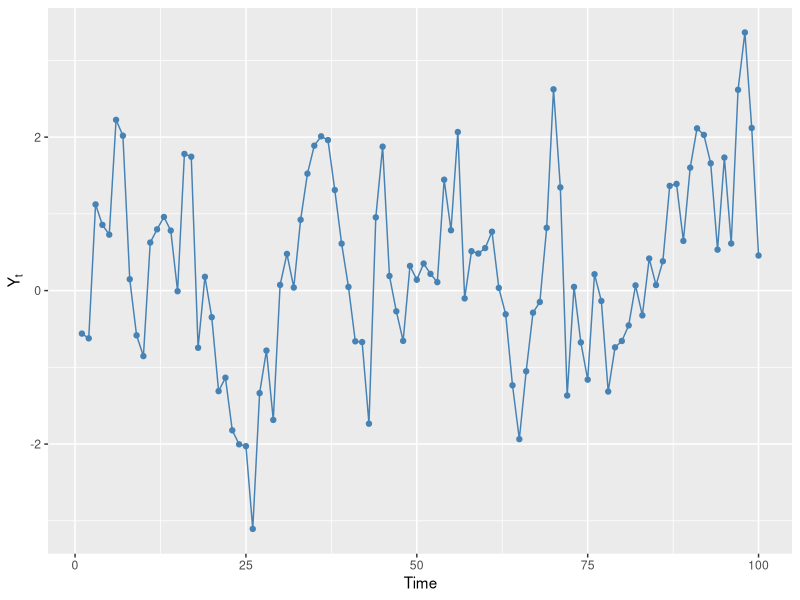

This chart was generated by the following R code:
## ---- chunk 1
# An example of if statement
x <- 10
if (x > 5) {
  print("x is greater than 5")
}
## ---- chunk 2
x <- 10
if (x > 5) print("x is greater than 5")
## ---- chunk 3
# An example of ifelse statement
x <- 10
ifelse(x > 5, "x is greater than 5", "x is less than or equal to 5")
## ---- chunk 4
# Another example of ifelse statement
x <- seq(0, 2, len=6)
ifelse(x <= 1, "small", "big")
## ---- chunk 5
# A nested example of ifelse statement
x <- c(-3, 2, 0, 5, -1, 4)
ifelse(x < 0, "negative", ifelse(x == 0, "zero", "positive"))
## ---- chunk 6
# An example of if...else statement to calculate median
x <- c(7, 2, 5, 10, 3)
n <- length(x)
x_sorted <- sort(x)
if (n %% 2 == 0) {
    median <- (x_sorted[n / 2] + x_sorted[(n / 2) + 1]) / 2
  } else {
    median <- x_sorted[(n + 1) / 2]
  }

median
## ---- chunk 7
# Load caschool.csv dataset
caschool <- read.csv("data/caschool.csv")
caschool$category <- NA  # Initialize a new column for category

# An example of if...else if...else statement to categorize schools based on test scores
for (i in 1:nrow(caschool)) {
  if (caschool$testscr[i] >= 700) {
    caschool$category[i] <- "Excellent"
  } else if (caschool$testscr[i] >= 675) {
    caschool$category[i] <- "Good"
  } else if (caschool$testscr[i] >= 650) {
    caschool$category[i] <- "Average"
  } else {
    caschool$category[i] <- "Below Average"
  }
}

# Display the first few rows of the updated dataset
head(caschool[, c("testscr", "category")])
## ---- chunk 8
# An example of switch statement
central <- function(y, measure) {
  switch(measure,
         Mean = ,
         mean = mean(y),
         median = median(y),
         geometric = if (any(y <= 0)) NULL else prod(y)^(1/length(y)),
         "Invalid measure")
}

y = rnorm(100) # A random sample of 100 normal variables
central(y, "mean") # Calculate mean
central(y, "Mean") # Calculate mean
central(y, "Median") # Calculate median
central(y, "geometric") # Calculate geometric mean
central(y, "mode") # Invalid measure
## ---- chunk 9
# An example of for loop to simulate AR(1) model
set.seed(123)  # For reproducibility
T <- 100
phi <- 0.7
sigma <- 1
Y <- numeric(T)  # Initialize a vector to store the time series
epsilon <- rnorm(T, mean = 0, sd = sigma)  # Generate white noise
Y[1] <- epsilon[1]  # Set the first value

for (t in 2:T) {
  Y[t] <- phi * Y[t - 1] + epsilon[t]
}

# Convert to a dataframe
df <- data.frame(Time = seq_along(Y), Y = Y)

# Display the first few values of the simulated time series
head(df)
## ---- chunk 10
#| fig-cap: "The simulated AR(1) process"
#| fig-width: 5
#| fig-height: 3
#| label: fig-chapter3-f2
#| warning: false
# The plot of the simulated time series using ggplot2

library(ggplot2)

# Convert to data frame for ggplot
df <- data.frame(Time = seq_along(Y), Y = Y)

# Plot
ggplot(df, aes(x = Time, y = Y)) +
  geom_line(color = "steelblue") +
  geom_point(color = "steelblue", size = 1.5) +
  labs(x = "Time", y = expression(Y[t]))
## ---- chunk 11
# An example of while loop to simulate AR(1) model
set.seed(123)  # For reproducibility
T <- 100
phi <- 0.7
sigma <- 1
Y <- numeric(T)  # Initialize a vector to store the time series
epsilon <- rnorm(T, mean = 0, sd = sigma)  # Generate error terms
Y[1] <- epsilon[1]  # Set the first value
t <- 2
while (t <= T) {
  Y[t] <- phi * Y[t - 1] + epsilon[t]
  t <- t + 1
}
# Convert to a dataframe
df <- data.frame(Time = seq_along(Y), Y = Y)
# Display the first few values of the simulated time series
head(df)
## ---- chunk 12
# An example of repeat loop to simulate AR(1) model
set.seed(123)  # For reproducibility
T <- 100
phi <- 0.7
sigma <- 1
Y <- numeric(T)  # Initialize a vector to store the time series
epsilon <- rnorm(T, mean = 0, sd = sigma)  # Generate error terms
Y[1] <- epsilon[1]  # Set the first value
t <- 2
repeat {
  Y[t] <- phi * Y[t - 1] + epsilon[t]
  t <- t + 1
  if (t > T) {
    break
  }
}   
# Convert to a dataframe
df <- data.frame(Time = seq_along(Y), Y = Y)
# Display the first few values of the simulated time series
head(df)
